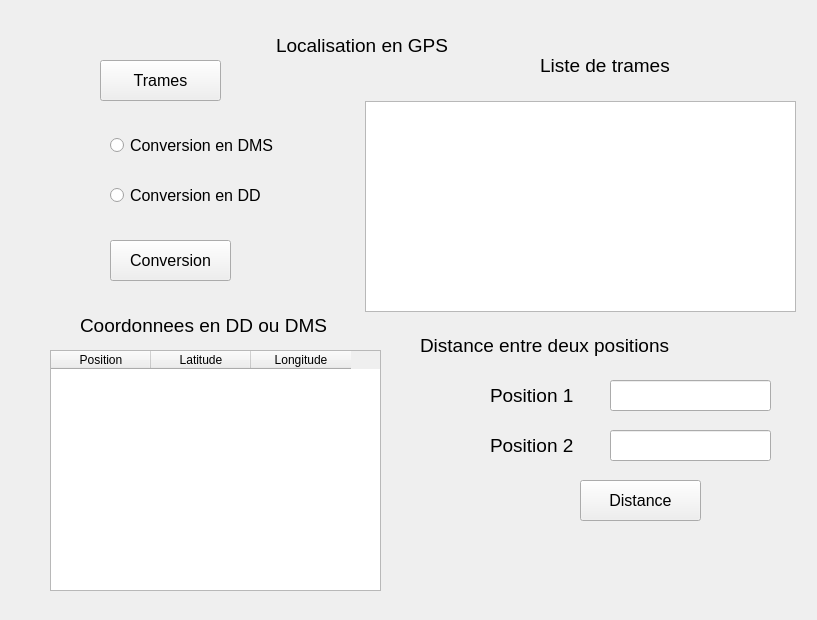
<?xml version="1.0" encoding="UTF-8"?>
<ui version="4.0">
 <class>Form</class>
 <widget class="QWidget" name="Form">
  <property name="geometry">
   <rect>
    <x>0</x>
    <y>0</y>
    <width>817</width>
    <height>620</height>
   </rect>
  </property>
  <property name="windowTitle">
   <string>Form</string>
  </property>
  <widget class="QPushButton" name="trames">
   <property name="geometry">
    <rect>
     <x>100</x>
     <y>60</y>
     <width>121</width>
     <height>41</height>
    </rect>
   </property>
   <property name="font">
    <font>
     <pointsize>12</pointsize>
    </font>
   </property>
   <property name="text">
    <string>Trames</string>
   </property>
  </widget>
  <widget class="QPushButton" name="conversion">
   <property name="geometry">
    <rect>
     <x>110</x>
     <y>240</y>
     <width>121</width>
     <height>41</height>
    </rect>
   </property>
   <property name="font">
    <font>
     <pointsize>12</pointsize>
    </font>
   </property>
   <property name="text">
    <string>Conversion</string>
   </property>
  </widget>
  <widget class="QPushButton" name="dis">
   <property name="geometry">
    <rect>
     <x>580</x>
     <y>480</y>
     <width>121</width>
     <height>41</height>
    </rect>
   </property>
   <property name="font">
    <font>
     <pointsize>12</pointsize>
    </font>
   </property>
   <property name="text">
    <string>Distance</string>
   </property>
  </widget>
  <widget class="QRadioButton" name="dms">
   <property name="geometry">
    <rect>
     <x>110</x>
     <y>130</y>
     <width>181</width>
     <height>31</height>
    </rect>
   </property>
   <property name="font">
    <font>
     <pointsize>12</pointsize>
    </font>
   </property>
   <property name="text">
    <string>Conversion en DMS</string>
   </property>
  </widget>
  <widget class="QRadioButton" name="dd">
   <property name="geometry">
    <rect>
     <x>110</x>
     <y>180</y>
     <width>181</width>
     <height>31</height>
    </rect>
   </property>
   <property name="font">
    <font>
     <pointsize>12</pointsize>
    </font>
   </property>
   <property name="text">
    <string>Conversion en DD</string>
   </property>
  </widget>
  <widget class="QTableWidget" name="table">
   <property name="geometry">
    <rect>
     <x>50</x>
     <y>350</y>
     <width>331</width>
     <height>241</height>
    </rect>
   </property>
   <column>
    <property name="text">
     <string>Position</string>
    </property>
   </column>
   <column>
    <property name="text">
     <string>Latitude</string>
    </property>
   </column>
   <column>
    <property name="text">
     <string>Longitude</string>
    </property>
   </column>
  </widget>
  <widget class="QListWidget" name="list">
   <property name="geometry">
    <rect>
     <x>365</x>
     <y>101</y>
     <width>431</width>
     <height>211</height>
    </rect>
   </property>
  </widget>
  <widget class="QLabel" name="label">
   <property name="geometry">
    <rect>
     <x>276</x>
     <y>20</y>
     <width>241</width>
     <height>51</height>
    </rect>
   </property>
   <property name="font">
    <font>
     <pointsize>14</pointsize>
    </font>
   </property>
   <property name="text">
    <string>Localisation en GPS</string>
   </property>
  </widget>
  <widget class="QLabel" name="label_2">
   <property name="geometry">
    <rect>
     <x>420</x>
     <y>320</y>
     <width>271</width>
     <height>51</height>
    </rect>
   </property>
   <property name="font">
    <font>
     <pointsize>14</pointsize>
    </font>
   </property>
   <property name="text">
    <string>Distance entre deux positions</string>
   </property>
  </widget>
  <widget class="QLabel" name="label_3">
   <property name="geometry">
    <rect>
     <x>540</x>
     <y>40</y>
     <width>161</width>
     <height>51</height>
    </rect>
   </property>
   <property name="font">
    <font>
     <pointsize>14</pointsize>
    </font>
   </property>
   <property name="text">
    <string>Liste de trames</string>
   </property>
  </widget>
  <widget class="QLabel" name="label_4">
   <property name="geometry">
    <rect>
     <x>490</x>
     <y>420</y>
     <width>121</width>
     <height>51</height>
    </rect>
   </property>
   <property name="font">
    <font>
     <pointsize>14</pointsize>
    </font>
   </property>
   <property name="text">
    <string>Position 2</string>
   </property>
  </widget>
  <widget class="QLabel" name="label_5">
   <property name="geometry">
    <rect>
     <x>80</x>
     <y>300</y>
     <width>261</width>
     <height>51</height>
    </rect>
   </property>
   <property name="font">
    <font>
     <pointsize>14</pointsize>
    </font>
   </property>
   <property name="text">
    <string>Coordonnees en DD ou DMS</string>
   </property>
  </widget>
  <widget class="QLabel" name="label_6">
   <property name="geometry">
    <rect>
     <x>490</x>
     <y>370</y>
     <width>121</width>
     <height>51</height>
    </rect>
   </property>
   <property name="font">
    <font>
     <pointsize>14</pointsize>
    </font>
   </property>
   <property name="text">
    <string>Position 1</string>
   </property>
  </widget>
  <widget class="QLineEdit" name="p1">
   <property name="geometry">
    <rect>
     <x>610</x>
     <y>380</y>
     <width>161</width>
     <height>31</height>
    </rect>
   </property>
  </widget>
  <widget class="QLineEdit" name="p2">
   <property name="geometry">
    <rect>
     <x>610</x>
     <y>430</y>
     <width>161</width>
     <height>31</height>
    </rect>
   </property>
  </widget>
  <widget class="QLabel" name="resultat">
   <property name="geometry">
    <rect>
     <x>420</x>
     <y>540</y>
     <width>361</width>
     <height>51</height>
    </rect>
   </property>
   <property name="font">
    <font>
     <pointsize>14</pointsize>
    </font>
   </property>
   <property name="text">
    <string/>
   </property>
  </widget>
 </widget>
 <resources/>
 <connections/>
</ui>
